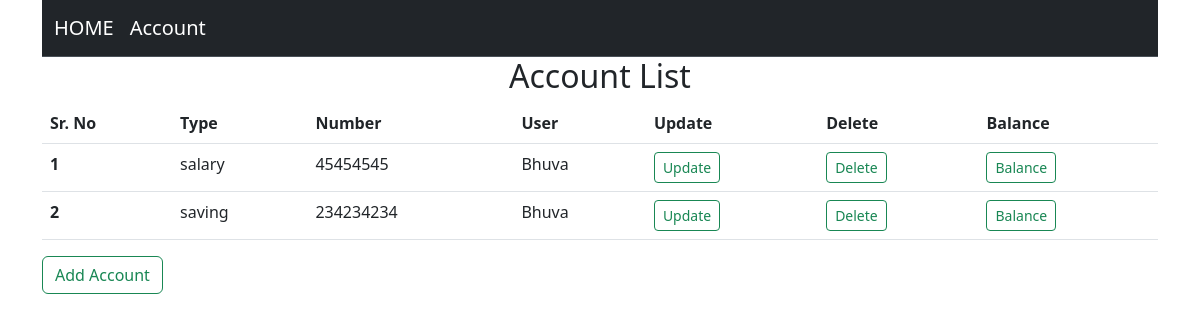
The page /account-list/ on the database as committed earlier.
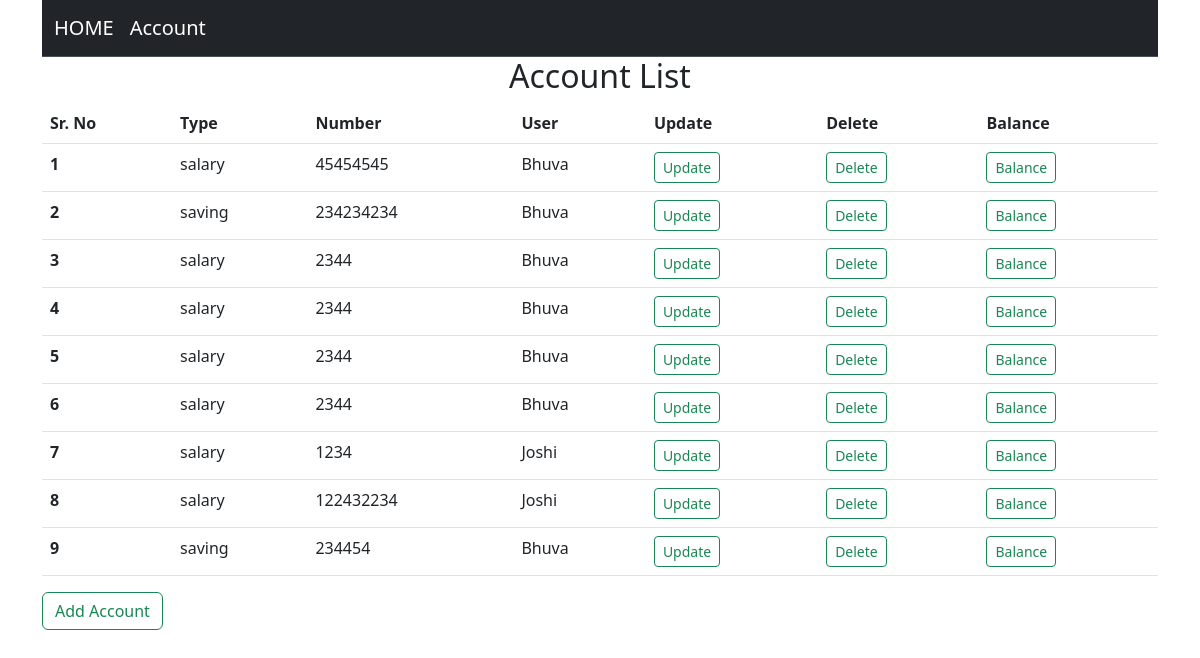
The same page on the database as committed later.
### account/models.py (models this page shows, shortened)
class Account(models.Model):
    SAVING = "saving"
    SALARY = "salary"
    account_type = (
        (SALARY, SALARY),
        (SAVING, SAVING)
    )
    type = models.CharField(max_length=255, choices=account_type, default=SAVING)
    account_number = models.PositiveIntegerField()
    amount = models.IntegerField(default=0)
    user = models.ForeignKey(Customer, related_name="account_user", on_delete=models.CASCADE)

class Customer(models.Model):
    first_name = models.CharField(max_length= 255)
    last_name = models.CharField(max_length= 255, null=True, blank=True)
    age = models.PositiveIntegerField()
    address = models.CharField(max_length=255)
    def __str__(self) :
        return self.first_name

### account/views.py (the view)
# urls.py: path("account-list/", AccountListView.as_view(), name="account_list"),
class AccountListView(ListView):
    model = Account
    template_name = "account.html"
    context_object_name = "account"

### account/templates/account.html (shortened to what this page needs)
{% extends 'base.html' %}
{% block body %}
<div class="container">
    <center><h2> Account List </h2></center>
  <table class="table">
        <thead>
            <tr>
                <th scope="col">Sr. No</th>
                <th scope="col">Type</th>
                <th scope="col">Number</th>
                <th scope="col">User</th>
                <th scope="col">Update</th>
                <th scope="col">Delete</th>
                <th scope="col">Balance</th>
            </tr>
        </thead>
        <tbody>
            {%  for i in account %}
          <tr>
            <th scope="row">{{forloop.counter}}</th>
            <td>{{i.type}}</td>
            <td>{{i.account_number}}</td>
            <td>{{i.user}}</td>
            <td >
              <form action={% url "account_update" pk=i.id %}>
                <button type="submit" class="btn btn-outline-success btn-sm">Update</button>
            </td>
            <td>
              <form action={% url "account_delete" pk=i.id %}>
                <button type="submit" class="btn btn-outline-success btn-sm">Delete</button>
            </td>
            <td>
              <form action={% url "account_details" pk=i.id %}>
                <button type="submit" class="btn btn-outline-success btn-sm">Balance</button>
            </td>
          </tr>
          {% endfor %}
        </tbody>
      </table>
      <div class="create">
        <form action={% url "account_create" %} method="get">
        <button type="submit" class="btn btn-outline-success">Add Account</button>
        </form>
      </div>
</div>
{% endblock%}

Rows that differ between the two databases and show on the page:
added Account: type "salary", account_number "2344", user "Bhuva"
added Account: type "salary", account_number "2344", user "Bhuva"
added Account: type "salary", account_number "2344", user "Bhuva"
added Account: type "salary", account_number "2344", user "Bhuva"
added Account: type "salary", account_number "1234", user "Joshi"
added Account: type "salary", account_number "122432234", user "Joshi"
added Account: type "saving", account_number "234454", user "Bhuva"
